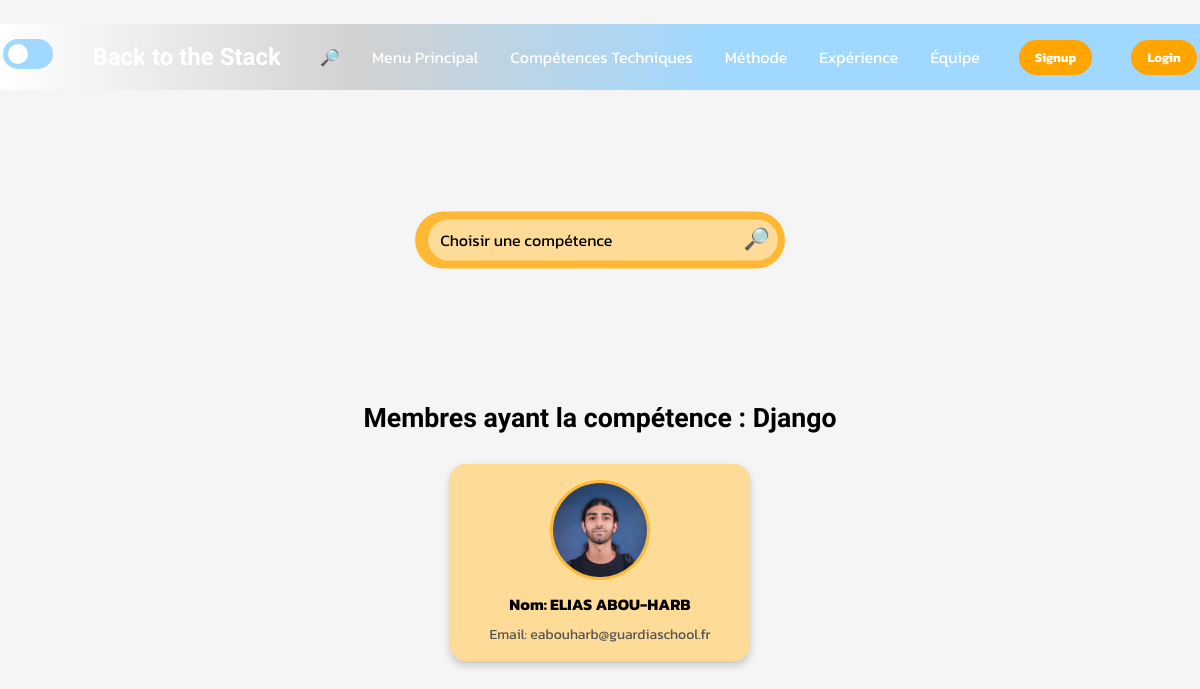
Page /php/recherche.php?competence=4 on the committed database.
### tables this page shows
CREATE TABLE IF NOT EXISTS `competences` (
`id` int(11) NOT NULL,
  `nom` varchar(100) NOT NULL
);

CREATE TABLE IF NOT EXISTS `membres` (
`id` int(11) NOT NULL,
  `nom` varchar(100) NOT NULL,
  `email` varchar(150) NOT NULL,
  `date` date NOT NULL,
  `formation` varchar(100) NOT NULL,
  `photo` varchar(255) NOT NULL,
  `presentation` text NOT NULL
);

### php/recherche.php (the view, shortened to what this page needs)
<!DOCTYPE html>
<html lang="fr">
<head>
    <link id="theme-link" rel="stylesheet" href="../css/dark-theme.css">
    <link rel="stylesheet" href="https://cdnjs.cloudflare.com/ajax/libs/font-awesome/6.0.0/css/all.min.css">
</head>
<body class="recherche_body">
<header>
    <div class="navbar">
        <div class="mode">
            <label for="toggle" class="label"></label>
        </div>
        <div class="logo">
            <a href="../html/index.html">Back to the Stack</a>
        </div>
        <ul class="liens">
            <li><a href="recherche.php">🔎</a></li>
            <li><a href="../html/index.html">Menu Principal</a></li>
            <li><a href="../html/comptech.html">Compétences Techniques</a></li>
            <li><a href="../html/méthode.html">Méthode</a></li>
            <li><a href="../html/anciens_clients.html">Expérience</a></li>
            <li><a href="../html/notreequipe.html">Équipe</a></li>
        </ul>
        <a href="../php/signup.php" class="action_btn">Signup</a>
        <a href="../php/login.php" class="action_btn">Login</a>
    </div>
</header>
<form action="recherche.php" method="GET" class="Barre_de_recherche">
    <select name="competence" id="competence">
        <option value="" disabled selected>Choisir une compétence</option>
    </select>
    <button type="submit">🔎</button>
</form>
<?php
$host = 'localhost';
$user = 'root';
$pass = 'root';
$db = 'competences_equipe';
$conn = new mysqli($host, $user, $pass, $db);
if (isset($_GET['competence'])) {
    $competence_id = (int)$_GET['competence'];
    $competence_sql = "SELECT nom FROM competences WHERE id = ?";
    if ($stmt = $conn->prepare($competence_sql)) {
        $stmt->bind_param('i', $competence_id);
        $stmt->execute();
        $stmt->bind_result($competence_name);
        if ($competence_name) {
            $sql = "
                SELECT membres.id, membres.nom, membres.email, membres.photo
                FROM membres
                JOIN membre_competences ON membres.id = membre_competences.membre_id
                WHERE membre_competences.competence_id = ?
            ";
            $stmt = $conn->prepare($sql);
            $stmt->bind_param('i', $competence_id);
            $stmt->execute();
            $result = $stmt->get_result();
            if ($result->num_rows > 0) {
                echo "<h2 class='resultat-titre'>Membres ayant la compétence : $competence_name</h2>";
                echo "<div class='resultats-container'>";
                while ($row = $result->fetch_assoc()) {
                    echo "<a href='membre.php?id=" . $row['id'] . "' class='resultat-link'>";
                    echo "<div class='resultat-item'>";
                    echo "<img src='" . $row['photo'] . "' alt='" . $row['nom'] . "' class='resultat-photo'>";
                    echo "<div class='resultat-details'>";
                    echo "<p class='resultat-nom'>Nom: " . $row['nom'] . "</p>";
                    echo "<p class='resultat-email'>Email: " . $row['email'] . "</p>";
                    echo "</div>";
                    echo "</div>";
                    echo "</a>";
                }
                echo "</div>";
            } else {
                echo "<p>Aucun membre trouvé pour cette compétence.</p>";
            }
        } else {
            echo "<p>Compétence non trouvée.</p>";
        }
    } else {
        echo "<p>Erreur de préparation de la requête pour la compétence.</p>";
    }
} else {
    echo "<p class='message-recherche'>Veuillez sélectionner une compétence.</p>";
}
?>
</body>
</html>

### css/dark-theme.css (style rules this page uses)
* { margin: 0; padding: 0; box-sizing: border-box; word-wrap: break-word; }
body { height: 100vh; background-color: rgb(0, 0, 0); margin-top: 2%; font-family: 'Kanit', sans-serif; align-items: center; justify-content: center; }
li { list-style: none; }
a { text-decoration: none; color: white; font-size: 1rem; white-space: nowrap; }
header { background: linear-gradient(90deg, #000, #2B2B7B, #4C4CFF);; margin-top: auto; position: relative; padding: 0.2rem; }
.navbar { width: 100%; height: 60px; max-width: 1200px; margin: 0 auto; display: flex; align-items: center; justify-content: space-between; box-sizing: border-box; }
.navbar .logo a { font-size: 1.5rem; font-weight: bold; white-space: nowrap; }
.logo { font-family: 'Zen Dots', sans-serif !important; font-size: 120% !important; }
.navbar .liens { display: flex; gap: 2rem; flex-wrap: wrap; }
.action_btn { background-color: orange; color: white; padding: 0.5rem 1rem; border: none; outline: none; border-radius: 20px; font-size: 0.8rem; font-weight: bold; cursor: pointer; transition: scale 0.2s ease; }
.Barre_de_recherche { position: absolute; left: 50%; transform: translate(-50%, -50%); flex-direction: column; margin-top: 150px; width: 370px; text-align: center; align-items: center; gap: 8px; background-color: #ffffff; border-radius: 50px; padding: 8px; }
.Barre_de_recherche select { appearance: none; border: none; font-size: 16px; padding: 12px; width: 350px; border-radius: 50px; outline: none; background-color: #f4f4f4; color: #000000; cursor: pointer; font-family: 'Kanit', sans-serif; }
.Barre_de_recherche button { text-align: center; width: 30px; padding: 0px; font-size: 16pt; margin-left: -40px; border: none; outline: none; cursor: pointer; background-color: transparent; }
.resultat-titre { text-align: center; font-family: "Zen Dots", sans-serif; font-size: 20pt; padding-top: 300px; margin: 1%; color: #ffffff; }
.resultats-container { display: flex; flex-wrap: wrap; gap: 20px; justify-content: center; margin-top: 30px; }
.resultat-item { display: flex; flex-direction: column; align-items: center; background-color: #ffffff; border-radius: 16px; padding: 16px; box-shadow: 0 4px 8px rgba(0, 0, 0, 0.2); width: 300px; text-align: center; font-family: 'Kanit', sans-serif; }
.resultat-photo { width: 100px; height: 100px; border-radius: 50%; object-fit: cover; margin-bottom: 12px; border: 3px solid #c2c2c2; }
.resultat-nom { color: #000; font-size: 16px; font-weight: bold; margin-bottom: 8px; }
.resultat-email { font-size: 14px; color: #555; }
.resultat-link { text-decoration: none; color: inherit; }
.resultat-item { transition: transform 0.3s, box-shadow 0.3s; }
.label { display: inline-block; height: 30px; width: 50px; background: rgba(160, 216, 255); position: relative; transition: all .3s; border-radius: 60px; }
.label:after { content: ""; height: 20px; width: 20px; background: white; position: absolute; top: 17%; left: 10%; transition: all .3s; border-radius: 50%; }

### rows in the picture
competences: nom "Django"
membres: photo (picture), nom "ELIAS ABOU-HARB", email "eabouharb@guardiaschool.fr"
